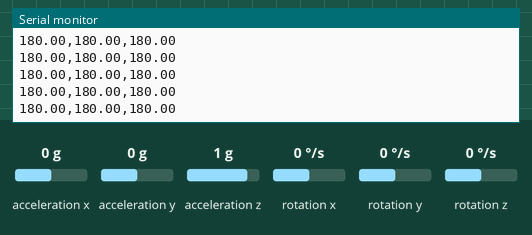
The sketch below on a simulated Arduino Uno, built with avr-gcc and run on an emulated ATmega328P. Shown: the last lines printed to the serial monitor. Inputs (shaded band) come from the test bench; at power-on: rotation z 0 °/s, acceleration x 0 g, acceleration y 0 g, acceleration z 1 g, rotation x 0 °/s, rotation y 0 °/s.

Above: at 1.7 s.
1.8 s: rotation z set to -192 °/s
At 2.9 s:
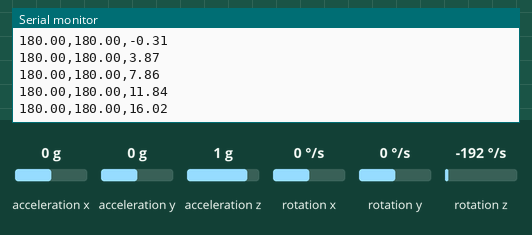
4.8 s: acceleration x set to -1.4 g
At 5.9 s:
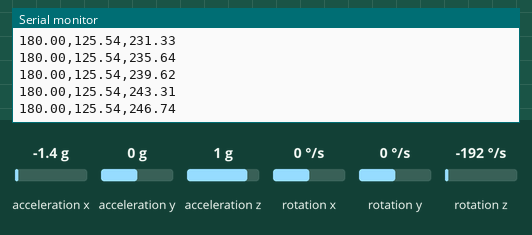
7.8 s: acceleration y set to -1.4 g
At 8.5 s:
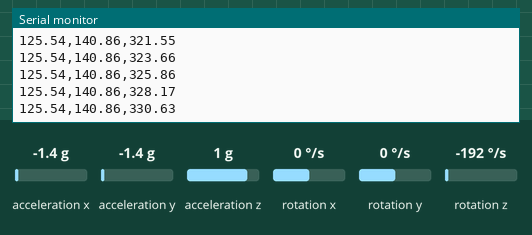
9.3 s: acceleration z set to -1.4 g
At 10.4 s:
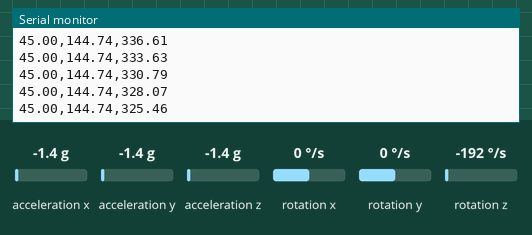
Timing chart, 0 to 11.8 s (numbered marks = the images above; inputs shaded):
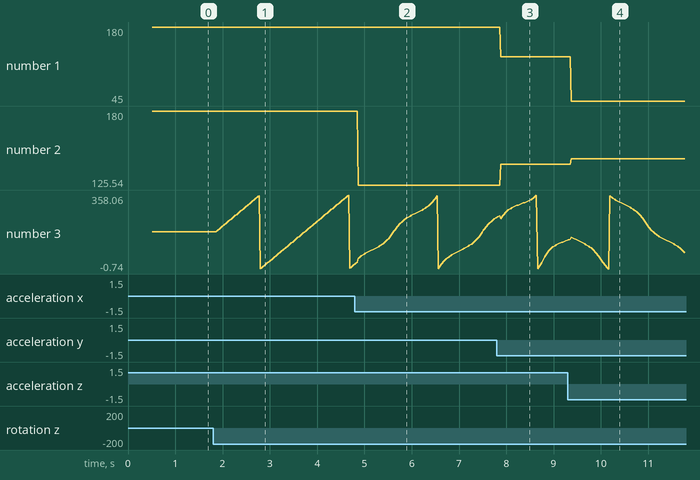

The sketch:

sensor_value2.ino
```cpp
#include <Wire.h>
#include <MPU6050_6Axis_MotionApps20.h>

#define Gyro_X  -30
#define Gyro_Y  182
#define Gyro_Z  77
#define Accel_X -365
#define Accel_Y 2221
#define Accel_Z 1927

MPU6050 mpu;
static uint8_t mpuIntStatus;
static bool dmpReady = false;  // set true if DMP init was successful
static uint16_t packetSize;    // expected DMP packet size (default is 42 bytes)

float  Roll_Now = 0, Roll = 0, Roll_Offset = 0;
float  Pitch_Now = 0, Pitch = 0, Pitch_Offset = 0;
float  Yaw_Now = 0, Yaw = 0, Yaw_Offset = 0;
uint16_t fifoCount;
uint8_t fifoBuffer[64]; // FIFO storage buffer                 // orientation/motion vars
Quaternion q;           // [w, x, y, z]         quaternion container
VectorFloat gravity;    // [x, y, z]            gravity vector
float ypr[3];           // [yaw, pitch, roll]   yaw/pitch/roll container and gravity vector

void setup() {
  Serial.begin(9600);
  Serial.println("Device No.1");
  Wire.begin();

  Gryo_Start();
}

void loop() {
GyroGet();

Serial.print(Roll);
Serial.print(",");
Serial.print(Pitch);
Serial.print(",");
Serial.println(Yaw);
}

void GyroGet() {
  mpuIntStatus = false;
  mpuIntStatus = mpu.getIntStatus();
  fifoCount = mpu.getFIFOCount();
  if ((mpuIntStatus & 0x10) || fifoCount == 1024) {
    mpu.resetFIFO();
  }
  else if (mpuIntStatus & 0x02) {
    while (fifoCount < packetSize) fifoCount = mpu.getFIFOCount();
    mpu.getFIFOBytes(fifoBuffer, packetSize);
    fifoCount -= packetSize;
    mpu.dmpGetQuaternion(&q, fifoBuffer);
    mpu.dmpGetGravity(&gravity, &q);
    mpu.dmpGetYawPitchRoll(ypr, &q, &gravity);
    Roll_Now = degrees(ypr[2]) + 180;
    Pitch_Now = degrees(ypr[1]) + 180;
    Yaw_Now = degrees(ypr[0]) + 180;
    Roll = Roll_Now + Roll_Offset;
    Pitch = Pitch_Now + Pitch_Offset;
    Yaw = Yaw_Now + Yaw_Offset;
    if (Roll < 0) Roll += 360;
    if (Roll > 359) Roll -= 360;
    if (Pitch < 0) Pitch += 360;
    if (Pitch > 359) Pitch -= 360;
    if (Yaw < 0) Yaw += 360;
    if (Yaw > 359) Yaw -= 360;
  }
}

void Gryo_Start() {
  mpu.initialize();
  if (mpu.testConnection() != true) {
    Serial.println("MPU disconection");
    while (true) {}
  }
  if (mpu.dmpInitialize() != 0) {
    Serial.println("MPU break");
    while (true) {}
  }
  mpu.setXGyroOffset(Gyro_X);
  mpu.setYGyroOffset(Gyro_Y);
  mpu.setZGyroOffset(Gyro_Z);
  mpu.setXAccelOffset(Accel_X);
  mpu.setYAccelOffset(Accel_Y);
  mpu.setZAccelOffset(Accel_Z);
  mpu.setDMPEnabled(true);
  mpuIntStatus = mpu.getIntStatus();
  dmpReady = true;
  packetSize = mpu.dmpGetFIFOPacketSize();
}
```

Measured:
- after the input at 1.8 s, the serial monitor: prints a new line after 0.08 s (image 1)
- plotted number 3: 180 → 22.96 after the input at 1.8 s
